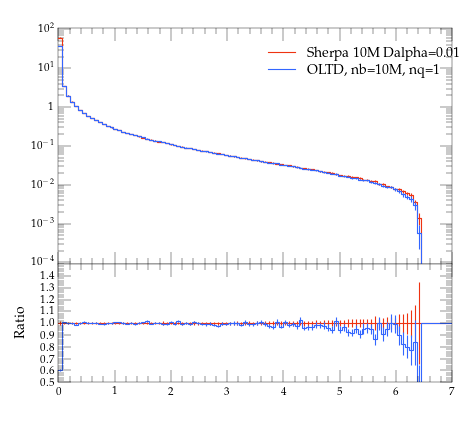

This chart was generated by the following Python code:
#! /usr/bin/env python

# This Python script was auto-generated using YODA v2.0.0.
# Analysis object: /evtb/inc_jg_pt
# Timestamp: 13-04-2024 (07:56:31)

import matplotlib as mpl
import matplotlib.pyplot as plt
mpl.use('Agg') # comment out for interactive use
import os
import numpy as np

plotDir = os.path.split(os.path.realpath(__file__))[0]
if 'YODA_USER_PLOT_PATH' in globals():
    plot_outdir = globals()['YODA_USER_PLOT_PATH']
else:
    plot_outdir = plotDir

#plot style
plt.style.use(os.path.join(plotDir, '../default.mplstyle'))
# plot metadata
figW, figH = plt.rcParams['figure.figsize']
ax_xLabel = r''
ax_yLabel = r''
ax_title  = r''
ax_xScale = 'linear'
ax_yScale = 'log'
xLims = (0.0, 7.0)
yLims = (9e-05, 110.00000000000001)

# TeX-friendly labels for the legend
labels = [ r"Sherpa 10M Dalpha=0.01", r"OLTD, nb=10M, nq=1" ]

# Create figure and axis objects
fig, (ax, ratio0_ax) = plt.subplots(2, 1, sharex=True,
                  figsize=(figW,figH), gridspec_kw={'height_ratios': (2, 1)})
ratio0_ax.yaxis.set_major_locator(mpl.ticker.MultipleLocator(0.1))
ratio0_ax.set_ylim(0.5, 1.4999)
ratio0_ax.set_ylabel('Ratio')

# LineColor map: curve index -> color
linecolors = {0: '#EE3311', 1: '#3366FF'}
# the numerical data is stored in a separate file
dataf = dict()
prefix = os.path.split(__file__)[0]
if prefix:    prefix = prefix + '/'
exec(open(prefix+'inc_jg_pt__data.py').read(), dataf)


legend_handles = [] # keep track of handles for the legend

# style options for curves
# starts at zorder>=5 to draw curve on top of legend
styles = {
  'curve0': {
    'color' : linecolors[0],
    'linestyle' : '-',
    'marker' : 'o',
    'zorder' : 5,
    'histstyle' : True,
  },
  'curve1': {
    'color' : linecolors[1],
    'linestyle' : '-',
    'marker' : 'o',
    'zorder' : 6,
    'histstyle' : True,
  },
}
# curve from input yoda files in main panel
for label in dataf['yvals'].keys():
    if all(np.isnan(v) for v in dataf['yvals'][label]):
        continue
    tmp = None
    if styles[label]['histstyle']: # draw as histogram
        tmp, = ax.plot(dataf['xedges'], dataf['yedges'][label],
                       color=styles[label]['color'],
                       linestyle=styles[label]['linestyle'],
                       drawstyle='steps-pre', solid_joinstyle='miter',
                       zorder=styles[label]['zorder'], label=label)
        ax.errorbar(dataf['xpoints'], dataf['yvals'][label], color=styles[label]['color'],
                    xerr=dataf['xerrs'], yerr=[dataf['ydowns'][label], dataf['yups'][label]],
                    linestyle='none', zorder=styles[label]['zorder'])
    else: # draw as scatter
        tmp = ax.errorbar(dataf['xpoints'], dataf['yvals'][label],
                          xerr=dataf['xerrs'],
                          yerr=[ dataf['ydowns'][label],
                          dataf['yups'][label] ],
                          fmt=styles[label]['marker'],
                          ecolor=styles[label]['color'],
                          color=styles[label]['color'], zorder=2)
        tmp[-1][0].set_linestyle(styles[label]['linestyle'])
    legend_handles += [tmp]
    for varLabel in dataf['variation_yvals'].keys():
        if varLabel.startswith(label):
            tmp, = ax.plot(dataf['xedges'], dataf['variation_yvals'][varLabel],
                           color=styles[label]['color'],
                           linestyle=styles[label]['linestyle'],
                           drawstyle='steps-pre', solid_joinstyle='miter',
                           zorder=styles[label]['zorder'], alpha=0.5)


# plots on ratio panel
# curve from input yoda files in ratio panel
for label, yvals in dataf['ratio0_yvals'].items():
    if all(np.isnan(v) for v in yvals):
        continue
    if styles[label]['histstyle']: # plot as histogram
        ratio0_ax.plot(dataf['xedges'], yvals,
                       color=styles[label]['color'],
                       linestyle=styles[label]['linestyle'],
                       drawstyle='steps-pre', zorder=1,
                       solid_joinstyle='miter')
        ratio0_ax.vlines(dataf['xpoints'],
                         dataf['ratio0_ymin'][label],
                         dataf['ratio0_ymax'][label],
                         color=styles[label]['color'], zorder=1)
    else: # plot as scatter
        tmp = ratio0_ax.errorbar(dataf['xpoints'],
                                 yvals, xerr=dataf['xerrs'],
                                 yerr=dataf['ratio0_yerrs'][label],
                                 fmt=styles[label]['marker'],
                                 ecolor=styles[label]['color'],
                                 color=styles[label]['color'])
        tmp[-1][0].set_linestyle(styles[label]['linestyle'])

    for varlabel in dataf['ratio0_variation_vals'].keys():
        if varlabel.startswith(label):
            ratio0_ax.plot(dataf['xedges'],
                            dataf['ratio0_variation_vals'][varlabel],
                            color=styles[label]['color'],
                            linestyle=styles[label]['linestyle'],
                            drawstyle='steps-pre', solid_joinstyle='miter',
                            zorder=1, alpha=0.5)

legend_pos = (0.5, 0.97)
ax.legend(legend_handles, labels, loc='upper left', bbox_to_anchor=legend_pos)

# set plot metadata as defined above
ratio0_ax.set_xlabel(ax_xLabel)
ratio0_ax.xaxis.set_label_coords(1., -.15)
ax.set_ylabel(ax_yLabel, loc='top')
ax.set_title(ax_title, loc='left')
ax.set_xscale(ax_xScale)
ax.set_yscale(ax_yScale)
ax.set_xlim(xLims)
ax.set_ylim(yLims)

# tick formatting
plt.rcParams['xtick.top'] = True
plt.rcParams['ytick.right'] = True
ax.yaxis.set_major_locator(mpl.ticker.LogLocator(base=10.0, numticks=np.inf))
ax.yaxis.set_minor_locator(mpl.ticker.LogLocator(
                           base=10.0, subs=np.arange(0.1, 1, 0.1), numticks=np.inf))
fig.align_ylabels((ax, ratio0_ax))
plt.savefig(os.path.join(plot_outdir, 'inc_jg_pt.pdf'), format='PDF')
plt.savefig(os.path.join(plot_outdir, 'inc_jg_pt.png'), format='PNG')

plt.close(fig)
